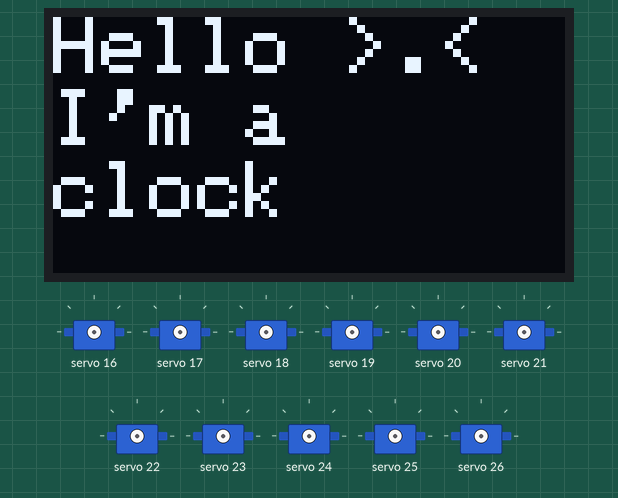
Recording of a sketch running on a simulated ESP8266 (NodeMCU). Shown: 128×64 one-colour display, 11 × servo. WiFi joins after 1.5 s; servers stay silent unless stated; network time is answered at once with the bench clock; the local clock reads 2024-03-15 10:24:30 at power-on unless the sketch sets it; what the sketch prints to the serial monitor is not drawn.

Above: at 0.1 s.
At 3.7 s:
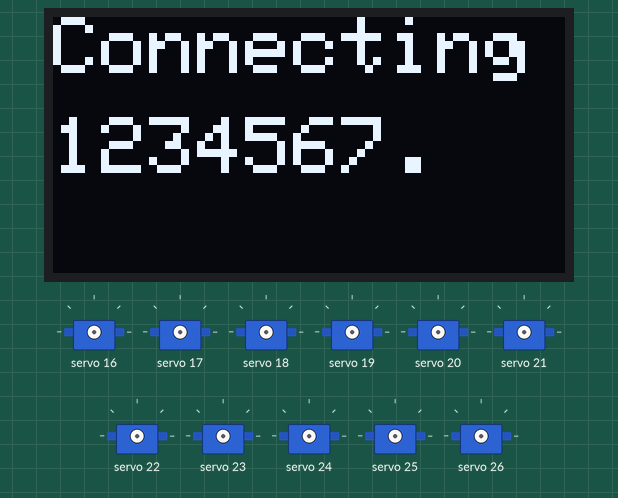
At 4.7 s:
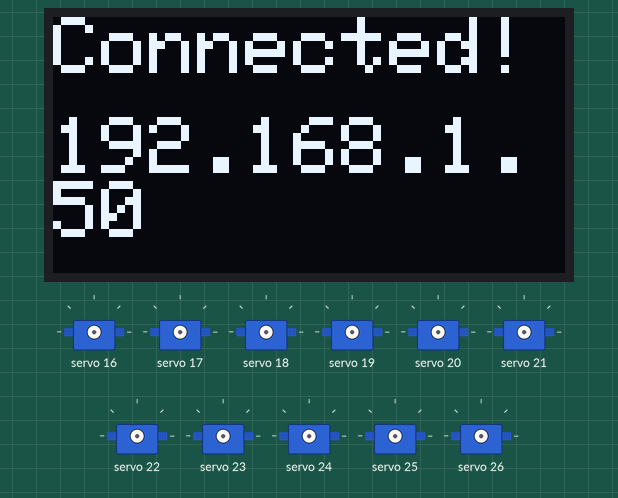
At 8.7 s:
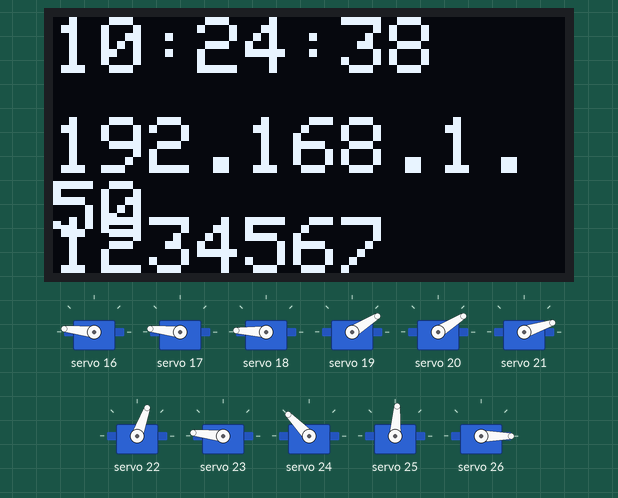
At 29.6 s:
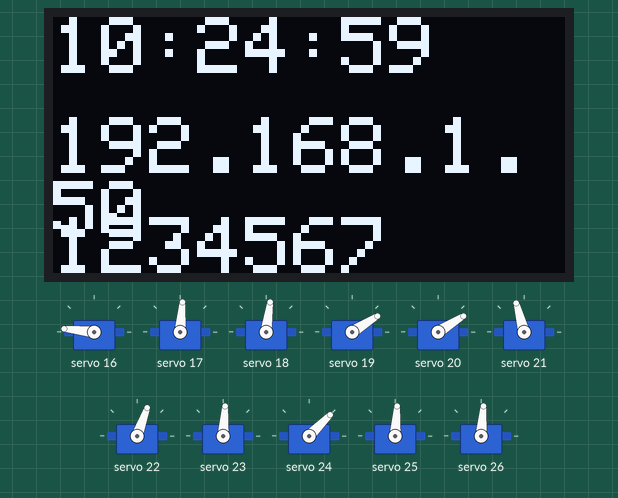
At 38.6 s:
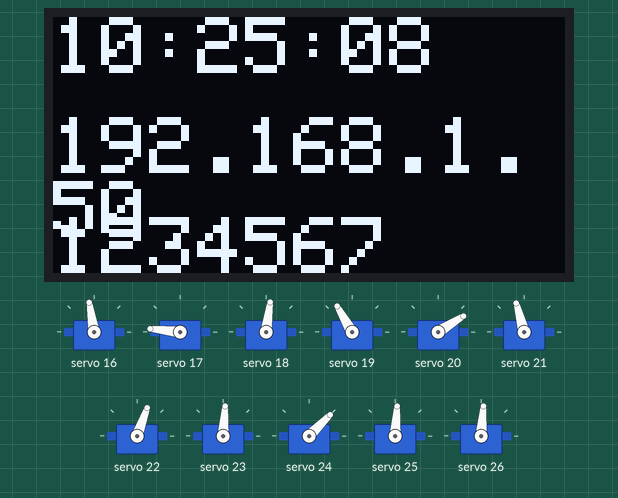
Timing chart, 0 to 40.0 s (numbered marks = the images above):
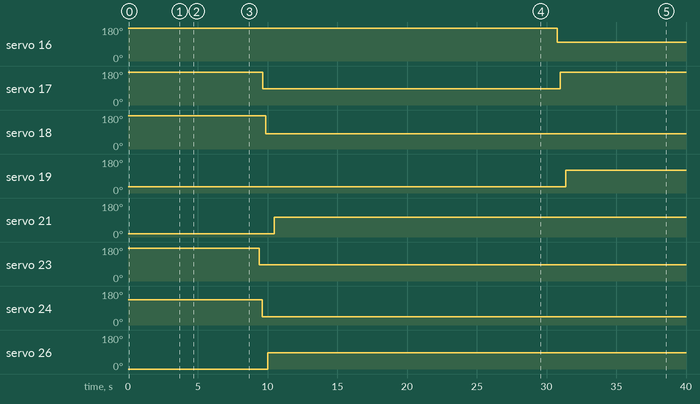

Measured:
- by itself, servo 16: 174° → 99° at 30.8 s
- by itself, servo 17: 174° → 85° at 9.7 s, → 174° 21.3 s later
- by itself, servo 18: 177° → 82° at 9.9 s
- by itself, servo 19: 32° → 120° at 31.4 s
- by itself, servo 21: 18° → 105° at 10.5 s
- by itself, servo 23: 174° → 86° at 9.4 s
- by itself, servo 24: 134° → 45° at 9.6 s
- by itself, servo 26: 0° → 85° at 10.0 s

The sketch:

TRYOLEDMIX.ino
```cpp
#include <Adafruit_PWMServoDriver.h>
#include <ESP8266WiFi.h>
#include <NTPClient.h>
#include <WiFiUdp.h>
#include <Wire.h>
#include <Adafruit_GFX.h>
#include <Adafruit_SSD1306.h>

#define SCREEN_WIDTH 128
#define SCREEN_HEIGHT 64
#define OLED_ADDR 0x3C
#define OLED_RESET -1  //屏幕没有RESET引脚设为-1

Adafruit_SSD1306 oled(SCREEN_WIDTH, SCREEN_HEIGHT, &Wire, OLED_RESET);

Adafruit_PWMServoDriver pwmH = Adafruit_PWMServoDriver(0x40);
Adafruit_PWMServoDriver pwmM = Adafruit_PWMServoDriver(0x41); //两块驱动板
//GPIO4 D2 SDA
//GPIO5 D1 SCL
const char *ssid = "1234567";     // 替换为你的 WiFi 名称
const char *password = "1234567"; // 替换为你的 WiFi 密码

// NTP 配置
WiFiUDP ntpUDP;
// 使用NTP服务器pool.ntp.org，时区设置为 UTC+8
NTPClient timeClient(ntpUDP, "pool.ntp.org", 8 * 3600, 60000);//也可以用阿里云的国内服务器ntp.aliyun.com

int servoFrequency = 50;      //舵机频率

int segmentHOn[14] = {202,238,250,440,382,462,155,230,270,250,470,405,465,235};   //On小时

int segmentMOn[14] = {320,290,284,365,371,333,260,294,207,105,290,415,310,250};   //On分钟


int segmentHOff[14] = {435,448,480,200,160,230,365,460,480,480,220,190,230,450};    //Off小时

int segmentMOff[14] = {480,480,485,180,180,150,450,480,394,293,100,210,123,440};    //Off分钟

//每个舵机的角度都要慢慢一个一个调整，找到合适的位置，因为ESP8266下载程序比较慢，我建议先用arduino调整，后期再用ESP8266


int digits[10][7] = {{1,1,1,1,1,1,0},//0
                     {0,1,1,0,0,0,0},//1
                     {1,1,0,1,1,0,1},//2
                     {1,1,1,1,0,0,1},//3
                     {0,1,1,0,0,1,1},//4
                     {1,0,1,1,0,1,1},//5
                     {1,0,1,1,1,1,1},//6
                     {1,1,1,0,0,0,0},//7
                     {1,1,1,1,1,1,1},//8
                     {1,1,1,1,0,1,1}}; //9


int hourTens = 0;                 //创建变量来存储每个显示数字
int hourUnits = 0;
int minuteTens = 0;
int minuteUnits = 0;

int seconds = 0;

int prevHourTens = 8;           //创建变量以存储先前显示的数字
int prevHourUnits = 8;
int prevMinuteTens = 8;
int prevMinuteUnits = 8;

int midOffset = 100;            //中间段相邻的左右两段所移动的距离

void setup()
{
  Serial.begin(115200);

  Wire.begin(4, 5); //SDA, SCL

  if(!oled.begin(SSD1306_SWITCHCAPVCC, OLED_ADDR)) { //0x3C对应I2C地址，一般的0.96寸OLED都是这个地址，我已用程序验证过
    Serial.println(F("SSD1306 allocation failed"));
    for(;;); //卡死在这里
  }

  //oled.begin(SSD1306_SWITCHCAPVCC, OLED_ADDR);
  oled.clearDisplay();
  oled.setTextColor(WHITE);
  oled.setTextSize(2);
  oled.setCursor(0,0);
  oled.println("Hello >.<");
  oled.setCursor(0,18);
  oled.println("I'm a");
  oled.setCursor(0,36);
  oled.println("clock");

  oled.display();
  delay(3000);//仅展示开头动画的延时

  pwmH.begin();
  pwmM.begin();
  pwmH.setOscillatorFrequency(27000000);
  pwmM.setOscillatorFrequency(27000000);
  pwmH.setPWMFreq(servoFrequency);
  pwmM.setPWMFreq(servoFrequency);

  //显示WiFi连接状态
  oled.clearDisplay();
  oled.setCursor(0,0);
  oled.print("Connecting");

  oled.setCursor(0,25);
  oled.print(ssid);
  oled.display();

  WiFi.begin(ssid, password);
  while (WiFi.status() != WL_CONNECTED) {
    delay(500);
    Serial.print(".");
    oled.print(".");
    oled.display();
  }

  //WiFi连接成功显示
  oled.clearDisplay();
  oled.setCursor(0,0);
  oled.println("Connected!");
  oled.setCursor(0,25);
  //oled.print("IP: ");
  oled.println(WiFi.localIP());
  oled.display();
  delay(2500);

  timeClient.begin();//初始化 NTP 客户端

  initializeSegments();

  delay(1000);
}


void loop()
{

  timeClient.update();//更新 NTP 时间

  //更新时间显示到OLED
  static unsigned long lastUpdate = 0;

  if (millis() - lastUpdate > 1000) {
    lastUpdate = millis();

    oled.clearDisplay();

    oled.setCursor(0,0);
    //oled.print("Time: ");
    oled.print(timeClient.getFormattedTime());

    oled.setCursor(0,25);
    //oled.print("IP: ");
    oled.println(WiFi.localIP().toString().substring(0, 13)); //显示IP

    oled.setCursor(0,50);
    //oled.print("Name: ");
    oled.println(ssid);//WiFi名称

    oled.display();
  }


  // 获取小时、分钟和秒
  int hour = timeClient.getHours();
  int minute = timeClient.getMinutes();

  int temp = hour;
  hourTens = temp / 10;               //把小时拆出个位和十位
  hourUnits = temp % 10;

  temp = minute;
  minuteTens = temp / 10;
  minuteUnits = temp % 10;


  if(minuteUnits != prevMinuteUnits)  //判断时间变化就舵机臂就发生变化
   updateDisplay();


   savePreviousState();

  delay(500);
}

void savePreviousState() {

  prevHourTens = hourTens;
  prevHourUnits = hourUnits;
  prevMinuteTens = minuteTens;
  prevMinuteUnits = minuteUnits;

}

void updateDisplay ()
{
  updateMid();    //先将与中间段相邻的区段移开，为中间段腾出空间，然后再移动中间段
  for (int i=0 ; i<=5 ; i++)      //移动其余的段
  {
    if(digits[hourTens][i]==1)                      //小时十位
      pwmH.setPWM(i+7, 0, segmentHOn[i+7]);
    else
      pwmH.setPWM(i+7, 0, segmentHOff[i+7]);
    delay(50);
    if(digits[hourUnits][i]==1)                     //小时个位
      pwmH.setPWM(i, 0, segmentHOn[i]);
    else
      pwmH.setPWM(i, 0, segmentHOff[i]);
    delay(50);
    if(digits[minuteTens][i]==1)                    //分钟十位
      pwmM.setPWM(i+7, 0, segmentMOn[i+7]);
    else
      pwmM.setPWM(i+7, 0, segmentMOff[i+7]);
    delay(50);
    if(digits[minuteUnits][i]==1)                   //分钟个位
      pwmM.setPWM(i, 0, segmentMOn[i]);
    else
      pwmM.setPWM(i, 0, segmentMOff[i]);
    delay(50);
  }
}

void updateMid()
{
  if(digits[minuteUnits][6]!=digits[prevMinuteUnits][6])     //移动分钟单位的相邻段
  {
    if(digits[prevMinuteUnits][1]==1)
      pwmM.setPWM(1, 0, segmentMOn[1]+midOffset);
    if(digits[prevMinuteUnits][6]==1)
      pwmM.setPWM(5, 0, segmentMOn[5]-midOffset);
  }
  delay(150);                                //打开一定距离让中间段收起
  if(digits[minuteUnits][6]==1)
    pwmM.setPWM(6, 0, segmentMOn[6]);
  else
    pwmM.setPWM(6, 0, segmentMOff[6]);
  if(digits[minuteTens][6]!=digits[prevMinuteTens][6])
  {
    if(digits[prevMinuteTens][1]==1)
      pwmM.setPWM(8, 0, segmentMOn[8]+midOffset);
    if(digits[prevMinuteTens][6]==1)
      pwmM.setPWM(12, 0, segmentMOn[12]-midOffset);
  }
  delay(150);
  if(digits[minuteTens][6]==1)
    pwmM.setPWM(13, 0, segmentMOn[13]);
  else
    pwmM.setPWM(13, 0, segmentMOff[13]);
  if(digits[hourUnits][6]!=digits[prevHourUnits][6])
  {
    if(digits[prevHourUnits][1]==1)
      pwmH.setPWM(1, 0, segmentHOn[1]+midOffset);
    if(digits[prevHourUnits][6]==1)
      pwmH.setPWM(5, 0, segmentHOn[5]-midOffset);
  }
  delay(150);
  if(digits[hourUnits][6]==1)
    pwmH.setPWM(6, 0, segmentHOn[6]);
  else
    pwmH.setPWM(6, 0, segmentHOff[6]);
  if(digits[hourTens][6]!=digits[prevHourTens][6])
  {
    if(digits[prevHourTens][1]==1)
      pwmH.setPWM(8, 0, segmentHOn[8]+midOffset);
    if(digits[prevHourTens][6]==1)
      pwmH.setPWM(12, 0, segmentHOn[12]-midOffset);
  }
  delay(150);
  if(digits[hourTens][6]==1)
    pwmH.setPWM(13, 0, segmentHOn[13]);
  else
    pwmH.setPWM(13, 0, segmentHOff[13]);
}

void initializeSegments()
{
  for(int i=0 ; i<=5 ; i++)
  {
    pwmM.setPWM(i, 0, segmentMOff[i]);
    delay(15);
  }

  pwmM.setPWM(6, 0, segmentMOn[6]);
  delay(20);

  for(int i=7 ; i<=12 ; i++)
  {
    pwmM.setPWM(i, 0, segmentMOff[i]);
    delay(15);
  }

  pwmM.setPWM(13, 0, segmentMOn[13]);
  delay(20);

  for(int i=0 ; i<=5 ; i++)
  {
    pwmH.setPWM(i, 0, segmentHOff[i]);
    delay(15);
  }

  pwmH.setPWM(6, 0, segmentHOn[6]);
  delay(20);

  for(int i=7 ; i<=12 ; i++)
  {
    pwmH.setPWM(i, 0, segmentHOff[i]);
    delay(15);
  }

  pwmH.setPWM(13, 0, segmentHOn[13]);
  delay(20);
   //把初始都是8改为初始时中间段ON,其余都OFF，这样不会打架

}
```
